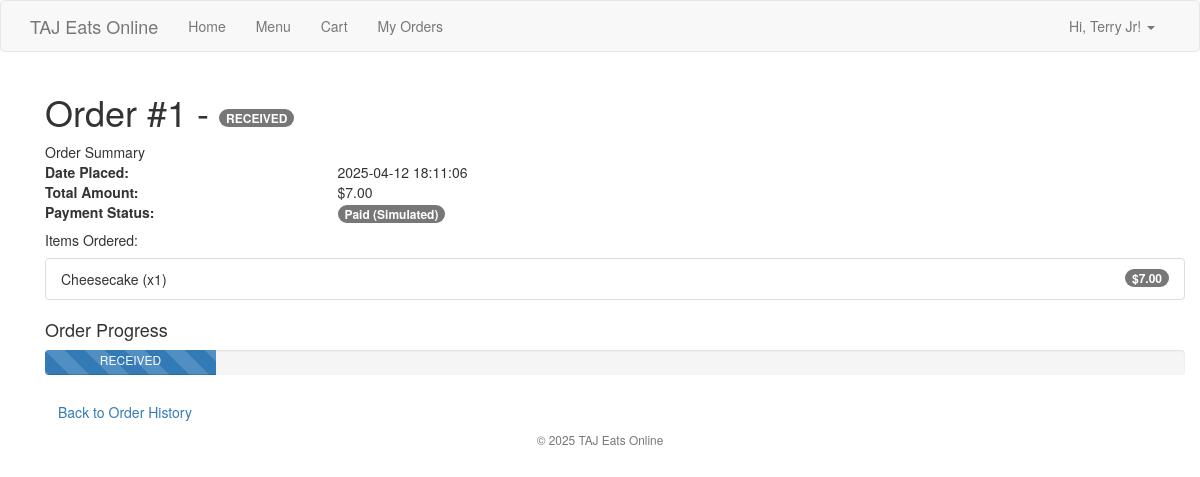
The page /order/order/track/1 (signed in) on the database its author committed.
### app/models.py (models this page shows, shortened)
class User(UserMixin, db.Model):
    id = db.Column(db.Integer, primary_key=True)
    username = db.Column(db.String(64), index=True, unique=True)
    email = db.Column(db.String(120), index=True, unique=True)
    password_hash = db.Column(db.String(256)) # Increased length for stronger hashes
    orders = db.relationship('Order', backref='customer', lazy='dynamic')

class Order(db.Model):
    id = db.Column(db.Integer, primary_key=True)
    user_id = db.Column(db.Integer, db.ForeignKey('user.id'))
    timestamp = db.Column(db.DateTime, index=True, default=datetime.utcnow)
    total_amount = db.Column(db.Float, nullable=False)
    status = db.Column(db.String(50), default='RECEIVED', index=True) # Changed default to RECEIVED
    payment_status = db.Column(db.String(50), default='Unpaid', index=True)
    items = db.relationship('OrderItem', backref='order', lazy='dynamic', cascade="all, delete-orphan")

class OrderItem(db.Model):
    id = db.Column(db.Integer, primary_key=True)
    order_id = db.Column(db.Integer, db.ForeignKey('order.id'))
    menu_item_id = db.Column(db.Integer, db.ForeignKey('menu_item.id'))
    quantity = db.Column(db.Integer, nullable=False)
    price_at_order_time = db.Column(db.Float, nullable=False) # Store price when ordered
    menu_item = db.relationship('MenuItem') # To easily access item details

class MenuItem(db.Model):
    id = db.Column(db.Integer, primary_key=True)
    name = db.Column(db.String(100), nullable=False)
    description = db.Column(db.String(255))
    price = db.Column(db.Float, nullable=False)
    category = db.Column(db.String(50), index=True)
    image_url = db.Column(db.String(200), nullable=True)
    is_available = db.Column(db.Boolean, default=True)

### app/order/routes.py (the view)
@bp.route('/order/track/<int:order_id>')
@login_required
def track_order(order_id):
    try:
        order = db.session.query(Order).filter(
            Order.id == order_id,
            Order.user_id == current_user.id
        ).first() # Use first() instead of get() to include user check
        if order is None:
            flash('Order not found or you do not have permission to view it.')
            return redirect(url_for('order.order_history'))
    except Exception as e:
        current_app.logger.error(f"Database error fetching order {order_id} for tracking: {e}")
        flash('Could not retrieve order details due to a database error.')
        return redirect(url_for('order.order_history'))
    is_authenticated = current_user.is_authenticated
    user_id = current_user.id if is_authenticated else None
    return render_template('order/track_order.html',
                           title=f"Track Order #{order.id}",
                           order=order,
                           isAuthenticated=is_authenticated,
                           userId=user_id)

### app/models.py (called while the page is built)
@login.user_loader
def load_user(id):
    return db.session.get(User, int(id)) # Use db.session.get for Flask-SQLAlchemy 3+

### app/order/templates/order/track_order.html (shortened to what this page needs)
{% extends "base.html" %}
{% block app_content %}
<div class="container mt-5">
    {% set status_class = 'bg-secondary text-dark' %}
    {% if order.status == 'RECEIVED' %}
        {% set status_class = 'bg-secondary text-dark' %}
    {% elif order.status == 'Confirmed' %}
        {% set status_class = 'bg-primary' %}
    {% elif order.status == 'Preparing' %}
        {% set status_class = 'bg-warning text-dark' %}
    {% elif order.status == 'Out for Delivery' %}
        {% set status_class = 'bg-info text-dark' %}
    {% elif order.status == 'Delivered' %}
        {% set status_class = 'bg-success' %}
    {% elif order.status == 'Cancelled' %}
        {% set status_class = 'bg-danger' %}
    {% endif %}
    <h1 class="mb-4">Order #{{ order.id }} - <span id="order_status_display" class="badge {{ status_class }}">{{ order.status }}</span></h1>
    <div class="card mb-4">
        <div class="card-header">
            Order Summary
        </div>
        <div class="card-body">
            <div class="row mb-2">
                <div class="col-md-3"><strong>Date Placed:</strong></div>
                <div class="col-md-9">{{ order.timestamp.strftime('%Y-%m-%d %H:%M:%S') if order.timestamp else 'N/A' }}</div>
            </div>
            <div class="row mb-2">
                <div class="col-md-3"><strong>Total Amount:</strong></div>
                <div class="col-md-9">${{ "%.2f"|format(order.total_amount) }}</div>
            </div>
            <div class="row mb-3">
                <div class="col-md-3"><strong>Payment Status:</strong></div>
                <div class="col-md-9"><span class="badge bg-{{ 'success' if order.payment_status == 'Paid (Simulated)' else 'warning' }}">{{ order.payment_status }}</span></div>
            </div>
            <h5 class="mt-4">Items Ordered:</h5>
            <ul class="list-group">
                 {% for item in order.items %}
                    <li class="list-group-item d-flex justify-content-between align-items-center">
                        {{ item.menu_item.name }} (x{{ item.quantity }})
                        <span class="badge bg-secondary rounded-pill">${{ "%.2f"|format(item.price_at_order_time * item.quantity) }}</span>
                    </li>
                 {% else %}
                    <li class="list-group-item">Could not load order items.</li>
                 {% endfor %}
            </ul>
        </div>
    </div>
     <div class="mt-4 mb-5">
        <h4>Order Progress</h4>
        <div class="progress" style="height: 25px;">
            {% set status_progress = {
                'RECEIVED': 15,
                'Pending': 10,
                'Confirmed': 25,
                'Preparing': 50,
                'Out for Delivery': 75,
                'Delivered': 100,
                'Cancelled': 100
            } %}
            {% set current_progress = status_progress.get(order.status, 10) %}
            {% set progress_bar_color_class = status_class.replace('badge ', '').replace('text-dark', '') %}
            {% if order.status == 'Cancelled' %}
                 {% set progress_bar_color_class = 'bg-danger' %}
            {% endif %}
            {% set bar_animation_class = 'progress-bar-striped progress-bar-animated' %}
            {% if order.status in ['Delivered', 'Cancelled'] %}
                 {% set bar_animation_class = '' %}
            {% endif %}
            <div id="order_progress_bar" class="progress-bar {{ bar_animation_class }} {{ progress_bar_color_class }}" role="progressbar" style="width: {{ current_progress }}%;" aria-valuenow="{{ current_progress }}" aria-valuemin="0" aria-valuemax="100">
                <span id="order_status_text">{{ order.status }}</span>
            </div>
        </div>
     </div>
    <a href="{{ url_for('order.order_history') }}" class="btn btn-secondary mt-3">Back to Order History</a>
</div>
{% endblock %}

### app/templates/base.html (shortened to what this page needs)
{% extends "bootstrap/base.html" %}
{% block navbar %}
<nav class="navbar navbar-default">
    <div class="container">
        <div class="navbar-header">
            <a class="navbar-brand" href="{{ url_for('main.index') }}">TAJ Eats Online</a>
        </div>
        <div class="collapse navbar-collapse" id="bs-example-navbar-collapse-1">
            <ul class="nav navbar-nav">
                <li><a href="{{ url_for('main.index') }}">Home</a></li>
                <li><a href="{{ url_for('order.view_menu') }}">Menu</a></li>
                <li><a href="{{ url_for('order.view_cart') }}">Cart</a></li>
                {% if current_user.is_authenticated %}
                <li><a href="{{ url_for('order.order_history') }}">My Orders</a></li>
                {% endif %}
            </ul>
            <ul class="nav navbar-nav navbar-right">
                 {% if current_user.is_authenticated %}
                    <li class="dropdown">
                        <a href="#" class="dropdown-toggle" data-toggle="dropdown" role="button" aria-haspopup="true" aria-expanded="false">
                            Hi, {{ current_user.username }}! <span class="caret"></span>
                        </a>
                    </li>
                {% else %}
                    <li><a href="{{ url_for('auth.login') }}">Login</a></li>
                    <li><a href="{{ url_for('auth.register') }}">Register</a></li>
                {% endif %}
            </ul>
        </div>
    </div>
</nav>
{% endblock %}
{% block content %}
    <div class="container">
        {% block app_content %}{% endblock %}
        <footer class="pt-4 my-md-5 pt-md-5 border-top">
            <div class="row">
                <div class="col-12 col-md text-center">
                    <small class="d-block mb-3 text-muted">&copy; 2025 TAJ Eats Online</small>
                </div>
            </div>
        </footer>
    </div>
{% endblock %}

### rows shown on the page
User: username "Terry Jr"
Order: id "1", status "RECEIVED", timestamp "2025-04-12 18:11:06", total_amount "7.00", payment_status "Paid (Simulated)"
OrderItem: menu_item.name "Cheesecake", quantity "1", item.price_at_order_time*item.quantity "7.00"
